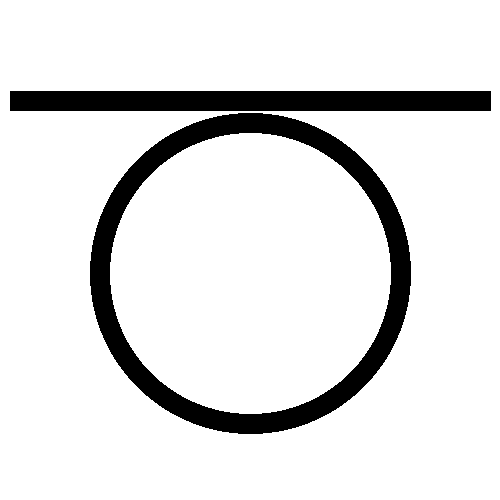
#> input picture python-src/example_structure.png, 500 x 500 px, found by its file name
$ python fdtd.py
#> lines starting #> are read from the running program, lines starting #| are printed output that depends on the picture; after the words box and inside, x2 and y2 are one past the last pixel; in counts of white or black regions, pixels touching at a corner belong together; long printed decimals are rounded
### python-src/main.py
import numpy as np
from PIL import Image
import matplotlib.cm as cm
import os
import shutil

if os.path.exists("frames"):
    shutil.rmtree("frames")
os.makedirs("frames")


def update_Ez(Ez, Hx, Hy, mu, eps, dt, dx):
    # Ez.shape = (rows, cols)
    # Hx.shape = (rows, cols-1)
    # Hy.shape = (rows-1, cols)

    # Store previous Ez values for Mur ABC
    Ez_prev = Ez.copy()

    # ∂Hy/∂x: rows 1..rows-2, cols 1..cols-2
    dHy_dx = Hy[1:, 1:-1] - Hy[1:, :-2]

    # ∂Hx/∂y: rows 1..rows-2, cols 1..cols-2
    dHx_dy = Hx[1:-1, 1:] - Hx[:-2, 1:]

    # now both dHy_dx and dHx_dy are (rows-2, cols-2), matching Ez[1:-1,1:-1]
    Ez[1:-1, 1:-1] += (dHy_dx - dHx_dy) * (dt / (eps[1:-1, 1:-1] * dx))

    # Apply Mur ABC on all boundaries
    c = 1 / np.sqrt(mu[0, 0] * eps[0, 0])  # Speed of light in medium
    coef = (c * dt - dx) / (c * dt + dx)

    # Left boundary (5 px)
    for i in range(5):
        Ez[1:-1, i] = Ez_prev[1:-1, i + 1] + coef * (Ez[1:-1, i + 1] - Ez_prev[1:-1, i])

    # Right boundary (5 px)
    for i in range(5):
        Ez[1:-1, -(i + 1)] = Ez_prev[1:-1, -(i + 2)] + coef * (
            Ez[1:-1, -(i + 2)] - Ez_prev[1:-1, -(i + 1)]
        )

    # Top boundary (5 px)
    for i in range(5):
        Ez[i, 1:-1] = Ez_prev[i + 1, 1:-1] + coef * (Ez[i + 1, 1:-1] - Ez_prev[i, 1:-1])

    # Bottom boundary (5 px)
    for i in range(5):
        Ez[-(i + 1), 1:-1] = Ez_prev[-(i + 2), 1:-1] + coef * (
            Ez[-(i + 2), 1:-1] - Ez_prev[-(i + 1), 1:-1]
        )

    # Corner points (simple average of adjacent points)
    for i in range(5):
        for j in range(5):
            Ez[i, j] = (Ez[i, j + 1] + Ez[i + 1, j]) / 2  # Top left
            Ez[i, -j - 1] = (Ez[i, -j - 2] + Ez[i + 1, -j - 1]) / 2  # Top right
            Ez[-i - 1, j] = (Ez[-i - 2, j] + Ez[-i - 1, j + 1]) / 2  # Bottom left
            Ez[-i - 1, -j - 1] = (
                Ez[-i - 2, -j - 1] + Ez[-i - 1, -j - 2]
            ) / 2  # Bottom right

    return Ez


def update_Hx_Hy(Ez, Hx, Hy, mu, eps, dt, dx) -> tuple[np.ndarray, np.ndarray]:
    # Update Hx: Hx -= (dt/mu) * dEz/dy
    # Hx has shape (rows, cols-1), Ez has shape (rows, cols)
    dEz_dy = Ez[1:, :-1] - Ez[:-1, :-1]  # → (N-1, M-1), matches Hx[:-1,:]
    Hx[:-1, :] -= (dt / (mu[:-1, :-1] * dx)) * dEz_dy

    # ∂Ez/∂x for Hy update: Hy_ij between Ez[i,j] and Ez[i,j+1]
    dEz_dx = Ez[:-1, 1:] - Ez[:-1, :-1]  # → (N-1, M-1), matches Hy[:,:-1]
    Hy[:, :-1] += (dt / (mu[:-1, :-1] * dx)) * dEz_dx

    return Hx, Hy


def grid_init(rows: int, cols: int) -> tuple[np.ndarray, np.ndarray, np.ndarray]:
    # Returns Ez, Hx, Hy
    return (
        np.zeros((rows, cols)),
        np.zeros((rows, cols - 1)),
        np.zeros((rows - 1, cols)),
    )


def material_init(
    path: str | None, rows: int, cols: int, black_point: float = 10.0
) -> tuple[np.ndarray, np.ndarray]:
    """
    Initialize permittivity (eps) and permeability (mu) grids from an optional grayscale image.

    If `path` is None, returns uniform eps=epsilon0 and mu=mu0 arrays.
    Otherwise, loads the image, resizes to (cols, rows), and maps pixel intensity so that
    black (0) -> high permittivity (black_point * epsilon0), and
    white (255) -> low permittivity (1 * epsilon0).
    """
#> called with path = 'assets/example_structure.png', rows = 200, cols = 200, black_point = 10
    # Constants
    epsilon0 = 8.85418e-12  # Vacuum permittivity
    mu0 = 4 * np.pi * 1e-7  # Vacuum permeability

    if path is None:
        eps = np.ones((rows, cols)) * epsilon0
        mu = np.ones((rows, cols)) * mu0
        return eps, mu

    # Load image as grayscale and resize
    img = Image.open(path).convert("L")
#> img is the input picture: PIL image 500x500 L; 88.6% white; 2 black regions, box (x1, y1, x2, y2) and area: (90, 113, 411, 434) 18816, (10, 91, 491, 111) 9620
    img = img.resize((cols, rows), Image.LANCZOS)
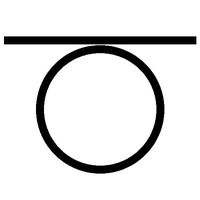
#> img: PIL image 200x200 L; min 0, max 255, mean 226
    arr = np.array(img, dtype=float) / 255.0  # Normalize to [0,1]

    # Invert mapping: black (0) -> 1.0, white (1) -> 0.0
    inv = 1.0 - arr
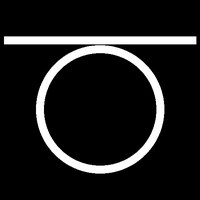
#> inv: shape (200, 200) float64; min 0, max 1, mean 0.114

    # Map to [1, black_point]
    factor = 1 + (black_point - 1) * inv

    # Compute eps and mu arrays
    eps = factor * epsilon0
    mu = np.ones((rows, cols)) * mu0

    return eps, mu


def make_video_from_frames():
    # frames contains png files
    # make them into a video of 15 fps using ffmpeg
    import subprocess

    try:
        # Construct ffmpeg command
        cmd = [
            "ffmpeg",
            "-y",
            "-framerate",
            "15",
            "-i",
            "frames/frame_%04d.png",
            "-c:v",
            "libx264",
            "-pix_fmt",
            "yuv420p",
            "animation.mp4",
        ]

        # Run ffmpeg command
        subprocess.run(cmd, check=True, capture_output=True)
    except subprocess.CalledProcessError as e:
        print(f"Error creating video: {e.stderr.decode()}")


def capture_snapshot(Ez, eps, path, vmax=20, vmin=-20):
    # Normalize to [-1, 1]
    normed = np.clip(Ez, vmin, vmax)

    # Create background grayscale image from eps
    eps_min = 8.85418e-12  # Vacuum permittivity
    eps_max = np.max(eps)
    if eps_max == eps_min:
        eps_gray = np.full_like(eps, 255, dtype=np.uint8)  # White if uniform
    else:
        eps_normed = (eps - eps_min) / (eps_max - eps_min)
        # Scale to 128-255 (gray to white) - high permittivity is gray
        eps_gray = ((1 - eps_normed) * 127 + 128).astype(np.uint8)

    # Create RGB array with eps as background
    background = np.stack([eps_gray] * 3, axis=-1)

    # Map Ez through colormap with alpha=0.7
    cmap = cm.get_cmap("seismic")  # blue-white-red
    rgba = cmap((normed - vmin) / (vmax - vmin))
    rgba[..., 3] = 0.7  # Set alpha to 0.7

    # Convert to RGB with alpha blending
    rgb_float = rgba[..., :3] * rgba[..., 3:] + (background / 255) * (1 - rgba[..., 3:])
    final = (rgb_float * 255).astype(np.uint8)

    Image.fromarray(final).save(path)


def ricker(rows, cols, x_pos, y_pos, t, fc):
    tau = np.pi * fc * (t - 1 / fc)
    amp = (1 - 2 * tau**2) * np.exp(-(tau**2))
    src = np.zeros((rows, cols), dtype=float)
    src[x_pos, y_pos] = amp
    return src


# [6 lines left out: function sinusoidal, not called in this run]

### python-src/fdtd.py
from main import (
    grid_init,
    material_init,
    update_Hx_Hy,
    update_Ez,
    capture_snapshot,
    make_video_from_frames,
    ricker,
)
import tqdm
import numpy as np

if __name__ == "__main__":
    rows = 200
    cols = 200
    dt = 5e-14
    dx = 1e-4
    nsteps = 1000
    nframes = 200

    Ez, Hx, Hy = grid_init(rows, cols)
    eps, mu = material_init("assets/example_structure.png", rows, cols)
#> mu: shape (200, 200) float64; every value is 1.26e-06

    # Check Courant stability condition
    c = 1 / np.sqrt(eps.min() * mu.min())  # Speed of light in material
#> c = 299792590.3
    courant = (c * dt) / dx
#> courant = 0.15
    print(courant)
#| 0.1499
    assert courant <= 1.0, f"Courant stability condition not met: {courant} > 1.0"

    for i in tqdm.trange(nsteps):
        Hx, Hy = update_Hx_Hy(Ez, Hx, Hy, mu, eps, dt, dx)
        Ez = update_Ez(Ez, Hx, Hy, mu, eps, dt, dx)

        Ez += ricker(rows, cols, rows // 2, cols // 2, i * dt, 30e9)

        if i % (nsteps // nframes) == 0:
            frame_num = i // (nsteps // nframes)
            capture_snapshot(Ez, eps, f"frames/frame_{frame_num:04d}.png", 1e-3, -1e-3)
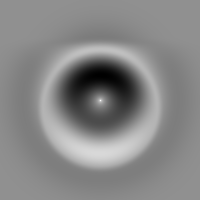
#> Ez: shape (200, 200) float64; min -0.0692, max 0.0528, mean -0.00455; drawn with min black and max white
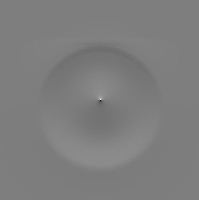
#> Hx: shape (200, 199) float64; min -0.00148, max 0.00151, mean 1.26e-07; drawn with min black and max white

    make_video_from_frames()

$ run again, with python-src/Ez.png copied over python-src/example_structure.png
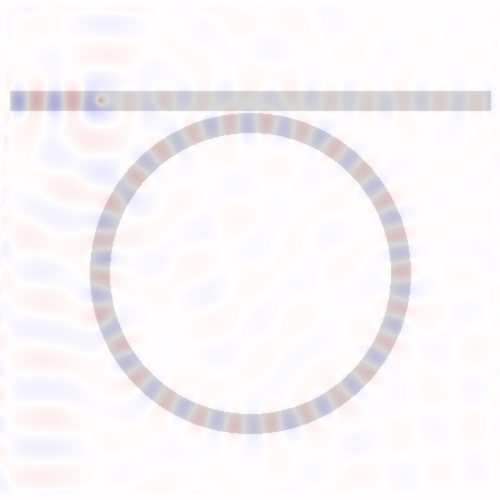
#> input picture python-src/Ez.png, 1000 x 1000 px, found by its file name (shown at 1/2 size)
#> in material_init, `factor = 1 + (black_point - 1) * inv`:
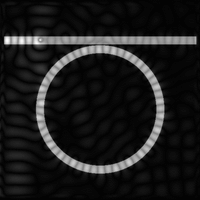
#> factor: shape (200, 200) float64; min 1, max 3.75, mean 1.31; drawn with min black and max white
#> mu: shape (200, 200) float64; every value is 1.26e-06
#> `c = 1 / np.sqrt(eps.min() * mu.min())`: c = 299792590.3
#> courant = 0.15
#| 0.1499
#> after the loop `for i in tqdm.trange(nsteps):`:
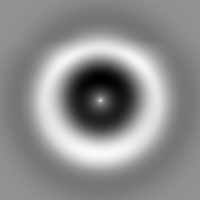
#> Ez: shape (200, 200) float64; min -0.0683, max 0.0509, mean -0.00201; drawn with min black and max white

$ run again, with python-src/high_res_sphere.png copied over python-src/example_structure.png
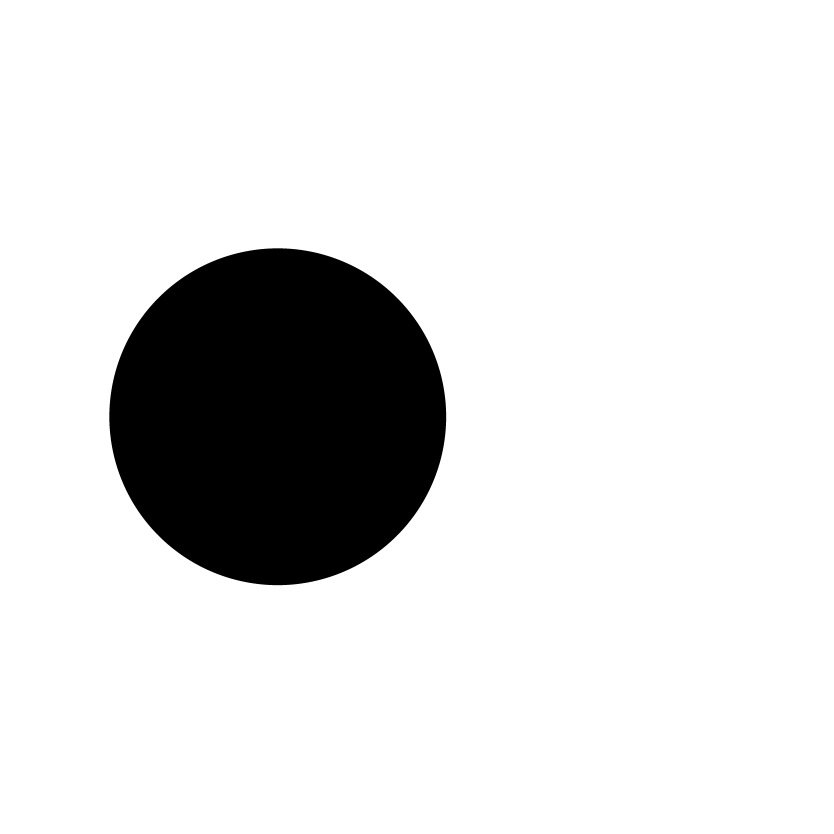
#> input picture python-src/high_res_sphere.png, 5000 x 5000 px, found by its file name (shown at 1/6 size)
#> in material_init, img is the input picture: PIL image 5000x5000 L; 87.2% white; 1 black region, box (x1, y1, x2, y2) and area: (656, 1490, 2677, 3511) 3207657
#> img: PIL image 200x200 L
#> in material_init, `inv = 1.0 - arr`:
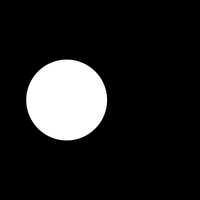
#> inv: shape (200, 200) float64; min 0, max 1, mean 0.128
#> mu: shape (200, 200) float64; every value is 1.26e-06
#> `c = 1 / np.sqrt(eps.min() * mu.min())`: c = 299792590.3
#> courant = 0.15
#| 0.1499
#> after the loop `for i in tqdm.trange(nsteps):`:
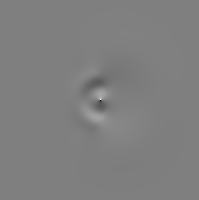
#> Hx: shape (200, 199) float64; min -0.0153, max 0.0153, mean 6.27e-08; drawn with min black and max white
